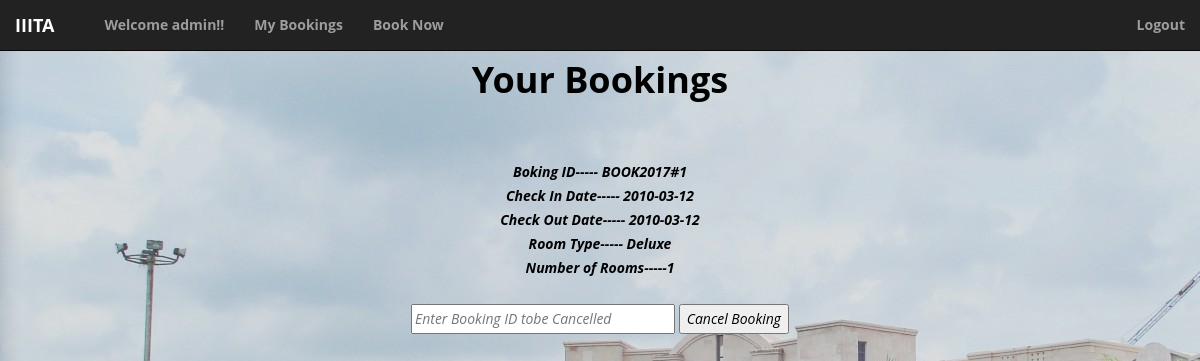
The page /mybooking.php (signed in) on the database its author committed.
### tables this page shows
CREATE TABLE IF NOT EXISTS `reservation` (
  `r_id` varchar(30) NOT NULL DEFAULT '0',
  `r_chkindt` date NOT NULL ,
  `r_chkoutdt` date NOT NULL ,
  `r_rooms` int(30) NOT NULL DEFAULT '0',
  `r_type` varchar(20) NOT NULL DEFAULT '',
  `r_spanyreq` varchar(200) NOT NULL DEFAULT '',
  primary key (`r_id`)
);

CREATE TABLE IF NOT EXISTS `mapur` (
  `Userid` varchar(20) NOT NULL DEFAULT '',
  `r_id` varchar(20) NOT NULL DEFAULT '',
  primary key(`r_id`)
);

### mybooking.php (the view, shortened to what this page needs)
<html>
<head>
	<link href="css/bootstrap.min.css" rel="stylesheet">
	<link href="css/main.css" rel="stylesheet">
<body background = "image/campus2.jpg">
	<div id = "heading" style = "margin-top: 60px">
		<h1>Your Bookings</h1>
	</div>
	<div style = "text-align: center">
	<b>
  <?php
    include "connection.php";
	include "index6.php";
	$user = $_SESSION['username'];
    $qq=mysqli_query($con,"select `r_id` from mapur where `Userid`='$user'");
	while ($res = mysqli_fetch_assoc($qq)) {
		$id = $res['r_id'];
		if (isset($id) == true) {
			$qq1 = mysqli_query($con, "select * from reservation where `r_id` = '$id'");
			while($res1 = mysqli_fetch_assoc($qq1)){
				$numberOfRooms = $res1['r_rooms'];
				$checkin = $res1['r_chkindt'];
				$checkout = $res1['r_chkoutdt'];
				$roomType = $res1['r_type'];
				echo "<i>Boking ID----- BOOK2017#" .$id. "<br>Check In Date----- " .$checkin. "<br>Check Out Date----- " .$checkout. "<br>Room Type----- " .$roomType.
				"<br>Number of Rooms-----" .$numberOfRooms. "<br><br>";
			}
		}
	}
  ?>
  </b>
	<form action="cancelbooking.php" method="post">
		<input name="r_id" type="text" placeholder = "Enter Booking ID tobe Cancelled" size = "30px" />
		<input name="Submit" type="submit" value="Cancel Booking" />
	</form> </div>
</body>
</html>

### css/main.css (style rules this page uses)
body { font-family: 'Open Sans', sans-serif; font-size: 14px; line-height: 24px; color: rgb(0, 0, 0); background-color: #fff; }
#heading h1 { margin-top: 20px; margin-bottom: 60px; font-size: 36px; font-weight: 700; margin-left: 60px; margin-right: 60px; text-align: center; }

### rows shown on the page
mapur: r_id "1"
reservation: r_chkindt "2010-03-12", r_chkoutdt "2010-03-12", r_type "Deluxe", r_rooms "1"

### other values the page prints
$_SESSION['username'] "admin"
